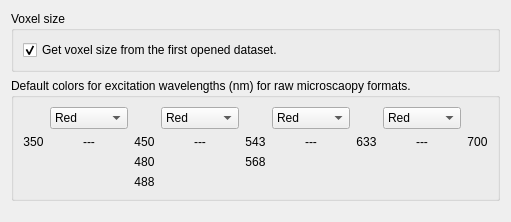
     <widget class="QWidget" name="FileFormatTab">
      <attribute name="title">
       <string>File Format</string>
      </attribute>
      <layout class="QVBoxLayout" name="FileFormatLayout">
       <item>
        <widget class="QGroupBox" name="VoxelSizeGroupBox">
         <property name="title">
          <string>Voxel size</string>
         </property>
         <layout class="QVBoxLayout" name="VoxelSizeLayout">
          <item>
           <widget class="QCheckBox" name="VoxelSizeFromFirstDatasetCheckBox">
            <property name="text">
             <string>Get voxel size from the first opened dataset.</string>
            </property>
            <property name="checked">
             <bool>true</bool>
            </property>
           </widget>
          </item>
         </layout>
        </widget>
       </item>
       <item>
        <widget class="QGroupBox" name="DefaultColorsGroupBox">
         <property name="title">
          <string>Default colors for excitation wavelengths (nm) for raw microscaopy formats.</string>
         </property>
         <layout class="QVBoxLayout" name="DefaultColorsLayout">
          <item>
           <layout class="QGridLayout" name="ColorLayout">
            <item row="1" column="1">
             <widget class="QLabel" name="ColorDashLabel_1">
              <property name="text">
               <string>---</string>
              </property>
              <property name="alignment">
               <set>Qt::AlignCenter</set>
              </property>
             </widget>
            </item>
            <item row="1" column="3">
             <widget class="QLabel" name="ColorDashLabel_2">
              <property name="text">
               <string>---</string>
              </property>
              <property name="alignment">
               <set>Qt::AlignCenter</set>
              </property>
             </widget>
            </item>
            <item row="1" column="5">
             <widget class="QLabel" name="ColorDashLabel_3">
              <property name="text">
               <string>---</string>
              </property>
              <property name="alignment">
               <set>Qt::AlignCenter</set>
              </property>
             </widget>
            </item>
            <item row="1" column="7">
             <widget class="QLabel" name="ColorDashLabel_4">
              <property name="text">
               <string>---</string>
              </property>
              <property name="alignment">
               <set>Qt::AlignCenter</set>
              </property>
             </widget>
            </item>
            <item row="1" column="0">
             <widget class="QLabel" name="Color350Label">
              <property name="text">
               <string>350</string>
              </property>
              <property name="alignment">
               <set>Qt::AlignCenter</set>
              </property>
              <property name="buddy">
               <cstring>DefaultColor0ComboBox</cstring>
              </property>
             </widget>
            </item>
            <item row="1" column="8">
             <widget class="QLabel" name="Color700Label">
              <property name="text">
               <string>700</string>
              </property>
              <property name="alignment">
               <set>Qt::AlignCenter</set>
              </property>
             </widget>
            </item>
            <item row="1" column="4">
             <widget class="QLabel" name="Color543Label">
              <property name="text">
               <string>543</string>
              </property>
              <property name="alignment">
               <set>Qt::AlignCenter</set>
              </property>
              <property name="buddy">
               <cstring>DefaultColor2ComboBox</cstring>
              </property>
             </widget>
            </item>
            <item row="1" column="2">
             <widget class="QLabel" name="Color450Label">
              <property name="text">
               <string>450</string>
              </property>
              <property name="alignment">
               <set>Qt::AlignCenter</set>
              </property>
              <property name="buddy">
               <cstring>DefaultColor1ComboBox</cstring>
              </property>
             </widget>
            </item>
            <item row="3" column="2">
             <widget class="QLabel" name="Color488Label">
              <property name="text">
               <string>488</string>
              </property>
              <property name="alignment">
               <set>Qt::AlignCenter</set>
              </property>
             </widget>
            </item>
            <item row="1" column="6">
             <widget class="QLabel" name="Color633Label">
              <property name="text">
               <string>633</string>
              </property>
              <property name="alignment">
               <set>Qt::AlignCenter</set>
              </property>
              <property name="buddy">
               <cstring>DefaultColor3ComboBox</cstring>
              </property>
             </widget>
            </item>
            <item row="2" column="2">
             <widget class="QLabel" name="Color480Label">
              <property name="text">
               <string>480</string>
              </property>
              <property name="alignment">
               <set>Qt::AlignCenter</set>
              </property>
             </widget>
            </item>
            <item row="2" column="4">
             <widget class="QLabel" name="Color568Label">
              <property name="text">
               <string>568</string>
              </property>
              <property name="alignment">
               <set>Qt::AlignCenter</set>
              </property>
             </widget>
            </item>
            <item row="0" column="1">
             <widget class="QComboBox" name="DefaultColor0ComboBox">
              <property name="currentText">
               <string>Red</string>
              </property>
              <item>
               <property name="text">
                <string>Red</string>
               </property>
              </item>
              <item>
               <property name="text">
                <string>Blue</string>
               </property>
              </item>
              <item>
               <property name="text">
                <string>Green</string>
               </property>
              </item>
              <item>
               <property name="text">
                <string>Cyan</string>
               </property>
              </item>
              <item>
               <property name="text">
                <string>Magenta</string>
               </property>
              </item>
              <item>
               <property name="text">
                <string>Yellow</string>
               </property>
              </item>
              <item>
               <property name="text">
                <string>Orange</string>
               </property>
              </item>
              <item>
               <property name="text">
                <string>White</string>
               </property>
              </item>
             </widget>
            </item>
            <item row="0" column="3">
             <widget class="QComboBox" name="DefaultColor1ComboBox">
              <property name="currentText">
               <string>Red</string>
              </property>
              <item>
               <property name="text">
                <string>Red</string>
               </property>
              </item>
              <item>
               <property name="text">
                <string>Blue</string>
               </property>
              </item>
              <item>
               <property name="text">
                <string>Green</string>
               </property>
              </item>
              <item>
               <property name="text">
                <string>Cyan</string>
               </property>
              </item>
              <item>
               <property name="text">
                <string>Magenta</string>
               </property>
              </item>
              <item>
               <property name="text">
                <string>Yellow</string>
               </property>
              </item>
              <item>
               <property name="text">
                <string>Orange</string>
               </property>
              </item>
              <item>
               <property name="text">
                <string>White</string>
               </property>
              </item>
             </widget>
            </item>
            <item row="0" column="5">
             <widget class="QComboBox" name="DefaultColor2ComboBox">
              <item>
               <property name="text">
                <string>Red</string>
               </property>
              </item>
              <item>
               <property name="text">
                <string>Blue</string>
               </property>
              </item>
              <item>
               <property name="text">
                <string>Green</string>
               </property>
              </item>
              <item>
               <property name="text">
                <string>Cyan</string>
               </property>
              </item>
              <item>
               <property name="text">
                <string>Magenta</string>
               </property>
              </item>
              <item>
               <property name="text">
                <string>Yellow</string>
               </property>
              </item>
              <item>
               <property name="text">
                <string>Orange</string>
               </property>
              </item>
              <item>
               <property name="text">
                <string>White</string>
               </property>
              </item>
             </widget>
            </item>
            <item row="0" column="7">
             <widget class="QComboBox" name="DefaultColor3ComboBox">
              <property name="currentText">
               <string>Red</string>
              </property>
              <item>
               <property name="text">
                <string>Red</string>
               </property>
              </item>
              <item>
               <property name="text">
                <string>Green</string>
               </property>
              </item>
              <item>
               <property name="text">
                <string>Blue</string>
               </property>
              </item>
              <item>
               <property name="text">
                <string>Cyan</string>
               </property>
              </item>
              <item>
               <property name="text">
                <string>Magenta</string>
               </property>
              </item>
              <item>
               <property name="text">
                <string>Yellow</string>
               </property>
              </item>
              <item>
               <property name="text">
                <string>Orange</string>
               </property>
              </item>
              <item>
               <property name="text">
                <string>White</string>
               </property>
              </item>
             </widget>
            </item>
           </layout>
          </item>
         </layout>
        </widget>
       </item>
       <item>
        <spacer name="FileFormatTabSpacer">
         <property name="orientation">
          <enum>Qt::Vertical</enum>
         </property>
         <property name="sizeHint" stdset="0">
          <size>
           <width>10</width>
           <height>10</height>
          </size>
         </property>
        </spacer>
       </item>
      </layout>
     </widget>
